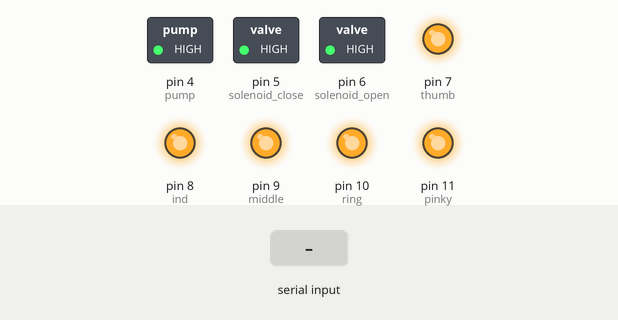
This sketch was run on a simulated Arduino Uno, built with avr-gcc and run on an emulated ATmega328P. Shown: switched loads named in the sketch (green lamp = pin HIGH), output pins drawn as LEDs (lit = HIGH). Inputs (shaded band) come from the test bench. What the sketch prints to the serial monitor is not drawn.

Above: at 1.2 s.
1.3 s: "O" received over the second serial link
At 2.7 s:
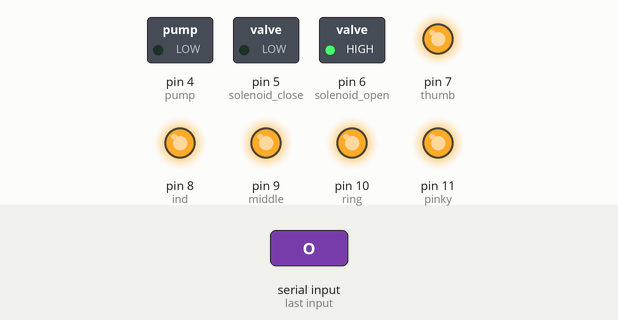
At 5.0 s:
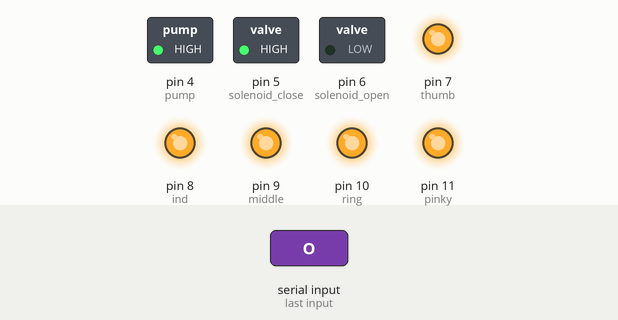
5.8 s: "C" received over the second serial link
At 9.2 s:
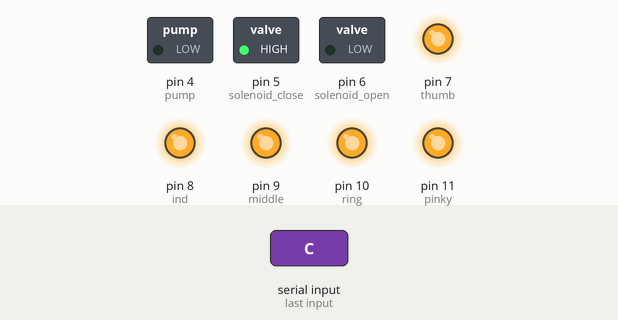
Timing chart, 0 to 16.8 s (numbered marks = the images above; inputs shaded):
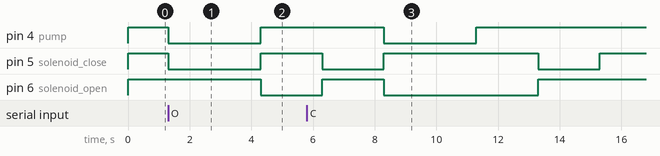

Measured:
- after the input at 1.3 s, pin 4 (pump), pin 5 (solenoid_close): HIGH → LOW at once, → HIGH 3.0 s later; pin 6 (solenoid_open): HIGH → LOW after 3.0 s
- after the input at 5.8 s, pin 4 (pump): HIGH → LOW after 2.5 s, → HIGH 3.0 s later

The sketch:

Final_Code.ino
```cpp
#include <SoftwareSerial.h>
#include <Arduino.h>
#define BT_RX 3 // Connect HC-05 TX to Arduino pin 3
#define BT_TX 2 // Connect HC-05 RX to Arduino pin 2
// Define the pins connected to the relays
const int pump = 4;
const int solenoid_close = 5;
const int solenoid_open = 6;
const int thumb = 7;
const int ind = 8;
const int middle = 9;
const int ring = 10;
const int pinky = 11;
char receivedChar;

SoftwareSerial BTSerial(BT_RX, BT_TX); // RX, TX

void setup() {
  Serial.begin(9600); // Start serial communication for debugging
  BTSerial.begin(9600);
  pinMode(pump, OUTPUT);
  pinMode(solenoid_close, OUTPUT);
  pinMode(solenoid_open, OUTPUT);
  pinMode(thumb, OUTPUT);
  pinMode(ind, OUTPUT);
  pinMode(middle, OUTPUT);
  pinMode(ring, OUTPUT);
  pinMode(pinky, OUTPUT);

  digitalWrite(pump, HIGH);
  digitalWrite(solenoid_close, HIGH);
  digitalWrite(solenoid_open, HIGH);
  digitalWrite(thumb, HIGH);
  digitalWrite(ind, HIGH);
  digitalWrite(middle, HIGH);
  digitalWrite(ring, HIGH);
  digitalWrite(pinky, HIGH);}

void loop() {

 if (BTSerial.available()>0){
    // Read data from HC-05 and print it to the Serial monitor
    receivedChar = BTSerial.read();
    Serial.print(receivedChar);


if(receivedChar=='O')
{
  solenoid_close_all();
  //delay(3000);
  releas();
  Serial.print("Hand Opening");
}
if(receivedChar=='C')
{
  solenoid_open_all();
  //delay(3000);
  releas();
  Serial.print("Hand Closing");
}
 }

/*
  //Hand Close 3 Sec
  solenoid_close_all();
  delay(3000);
  releas();
  //Hand Open 3 Sec
  solenoid_open_all();
  delay(3000);
  releas();
  delay(5000);
  //COMB 1 Thumb Only 3 Sec
  comb1();
  delay(3000);
releas();
//COMB 1 Thumb Only 3 Sec
  comb2();
  delay(3000);
releas();
*/
}

void solenoid_close_all()
{
  digitalWrite(pump, LOW);
  digitalWrite(solenoid_close, LOW);
  delay(3000);
  digitalWrite(pump, HIGH);
  digitalWrite(solenoid_close, HIGH);

}

//Thumb Only
void comb1()
{
  digitalWrite(thumb, HIGH);
  digitalWrite(ind, LOW);
  digitalWrite(middle, LOW);     // thumb only
  digitalWrite(ring, LOW);
  digitalWrite(pinky, LOW);

  digitalWrite(pump, LOW);
  digitalWrite(solenoid_close, LOW);
  delay(3000);

  digitalWrite(thumb, HIGH);
  digitalWrite(ind, HIGH);
  digitalWrite(middle, HIGH);
  digitalWrite(ring, HIGH);
  digitalWrite(pinky, HIGH);

  digitalWrite(pump, HIGH);
  digitalWrite(solenoid_close, HIGH);
}

//All Fingers Except Thumb
void comb2()
{
  digitalWrite(thumb, HIGH);
  digitalWrite(ind, HIGH);
  digitalWrite(middle, HIGH);
  digitalWrite(ring, LOW);
  digitalWrite(pinky, LOW);

  digitalWrite(pump, LOW);
  digitalWrite(solenoid_close, LOW);
  delay(3000);

  digitalWrite(thumb, HIGH);
  digitalWrite(ind, HIGH);
  digitalWrite(middle, HIGH);
  digitalWrite(ring, HIGH);
  digitalWrite(pinky, HIGH);

  digitalWrite(pump, HIGH);
  digitalWrite(solenoid_close, HIGH);
}


void solenoid_open_all()
{
  digitalWrite(pump, LOW);
  digitalWrite(solenoid_open, LOW);
  delay(3000);
  digitalWrite(pump, HIGH);
  digitalWrite(solenoid_open, HIGH);
}
void releas()
{

  digitalWrite(solenoid_close, HIGH);
  digitalWrite(solenoid_open, LOW);
  delay(2000);
  digitalWrite(solenoid_close, LOW);
  digitalWrite(solenoid_open, HIGH);
  delay(2000);
  digitalWrite(solenoid_close, HIGH);
  digitalWrite(solenoid_open, HIGH);
}
```
